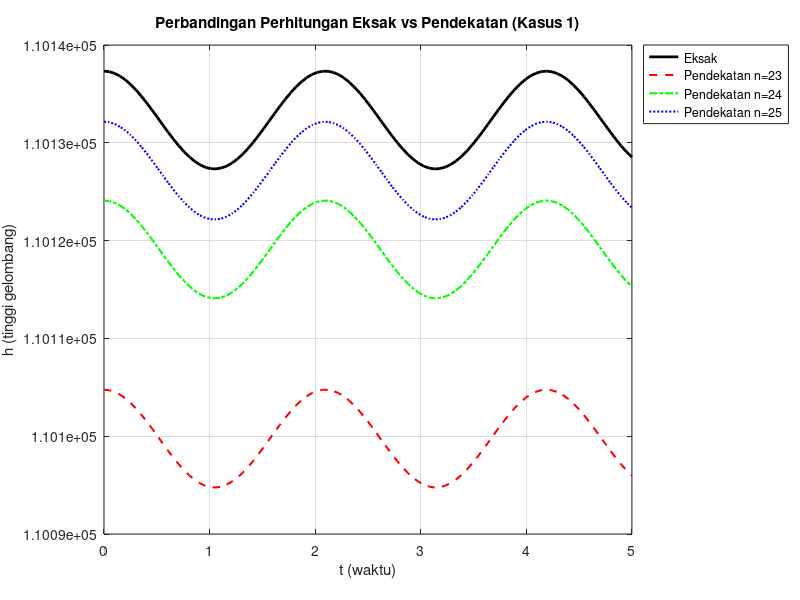

The MATLAB script that drew this image:
%RAFIK BADILAH_L0325009
%RESPONSI 1_PRAKTIKUM METODE NUMERIK

% ==========================================
% KASUS 1: Galat & Error Pemotongan
% ==========================================

% Parameter
h0 = 5;
lambda = 12;
v = 36;
x_val = 10;
t = linspace(0, 5, 100); % Rentang 0 <= t <= 5

% 1. Perhitungan Eksak
h_eksak = h0 * (cos(t * v / lambda) + exp(x_val));

% Fungsi Pendekatan Cosine dan Exp
% cos(u) = sum_{k=0}^{N} (-1)^k * u^(2k) / (2k)!
% exp(u) = sum_{k=0}^{N} u^k / k!

function c = approx_cos(u, n_terms)
    c = zeros(size(u));
    for k = 0:(n_terms-1)
        c = c + ((-1)^k) * (u.^(2*k)) / factorial(2*k);
    end
end

function e = approx_exp(u, n_terms)
    e = 0;
    for k = 0:(n_terms-1)
        e = e + (u^k) / factorial(k);
    end
end

% 2. Perhitungan Pendekatan untuk n = 23, 24, 25
n_vals = [23, 24, 25];
h_app = zeros(length(n_vals), length(t));

for i = 1:length(n_vals)
    n = n_vals(i);
    cos_app = approx_cos(t * v / lambda, n);
    exp_app = approx_exp(x_val, n);
    h_app(i, :) = h0 * (cos_app + exp_app);
end

% 3. Plot Grafik Perbandingan
figure;
plot(t, h_eksak, 'k-', 'LineWidth', 2, 'DisplayName', 'Eksak'); hold on;
plot(t, h_app(1,:), 'r--', 'LineWidth', 1.5, 'DisplayName', 'Pendekatan n=23');
plot(t, h_app(2,:), 'g-.', 'LineWidth', 1.5, 'DisplayName', 'Pendekatan n=24');
plot(t, h_app(3,:), 'b:', 'LineWidth', 1.5, 'DisplayName', 'Pendekatan n=25');
xlabel('t (waktu)');
ylabel('h (tinggi gelombang)');
title('Perbandingan Perhitungan Eksak vs Pendekatan (Kasus 1)');
legend('Location', 'northeastoutside');
grid on;

% 4. Perhitungan Rerata Galat Mutlak & Analisis Toleransi Error (1%)
fprintf('=== ANALISIS GALAT KASUS 1 ===\n');
for i = 1:length(n_vals)
    galat_mutlak = abs(h_eksak - h_app(i,:));
    rerata_galat = mean(galat_mutlak);

    % Galat relatif persentase
    galat_relatif_pct = mean(galat_mutlak ./ abs(h_eksak)) * 100;

    fprintf('n = %d | Rerata Galat Mutlak: %.4f | Rerata Galat Relatif: %.4f%%\n', ...
        n_vals(i), rerata_galat, galat_relatif_pct);
end

% Keputusan Layak / Tidak
% Jika galat relatif < 1%, maka layak.
